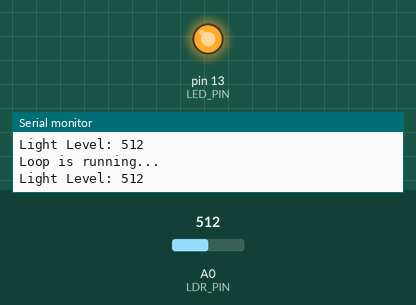
This sketch was run on a simulated Arduino Uno, built with avr-gcc and run on an emulated ATmega328P. On the bench: output pins drawn as LEDs (lit = HIGH), the last lines printed to the serial monitor. Inputs (shaded band) come from the test bench; at power-on: A0 (LDR_PIN) = 512.

Above: at 1.8 s.
1.9 s: A0 (LDR_PIN) set to 787
3.4 s: A0 (LDR_PIN) set to 808
At 4.8 s:
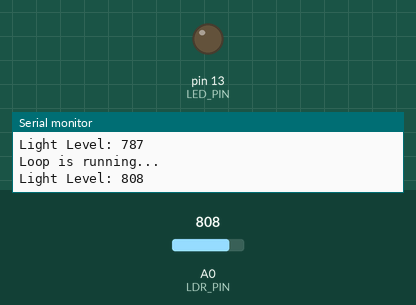
5.5 s: A0 (LDR_PIN) set to 790
At 6.3 s:
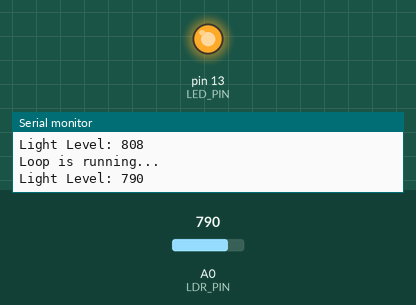
7.5 s: A0 (LDR_PIN) set to 810
At 9.1 s:
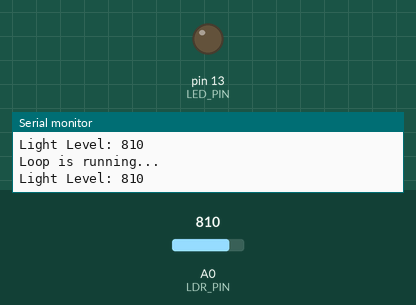
Timing chart, 0 to 10.5 s (numbered marks = the images above; inputs shaded):
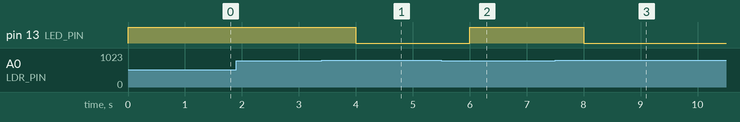

Measured:
- the behaviour switches between 799 and 800 on A0 (LDR_PIN) (found by bisection; images 0 and 1)
- after the input at 3.4 s, pin 13 (LED_PIN): HIGH → LOW after 0.60 s
- after the input at 5.5 s, pin 13 (LED_PIN): LOW → HIGH after 0.50 s
- after the input at 7.5 s, pin 13 (LED_PIN): HIGH → LOW after 0.51 s

The sketch:

main.ino
```cpp
// Define LRD Pin
#define LDR_PIN A0
#define LED_PIN 13

void setup() {
  Serial.begin(9600);  // Start serial communication
  pinMode(LDR_PIN, INPUT);  // Set the LDR_PIN to input
  pinMode(LED_PIN, OUTPUT);  // Set the LED_PIN to output
}


void loop() {
  Serial.println("Loop is running...");

  int lightLevel = analogRead(LDR_PIN);
  // Print the light level to the serial monitor
  Serial.print("Light Level: ");
  Serial.println(lightLevel);

  if (lightLevel < 800)
  {
    digitalWrite(LED_PIN, HIGH);
  }
  else
  {
    digitalWrite(LED_PIN, LOW);
  }

  delay(1000);
}
```
